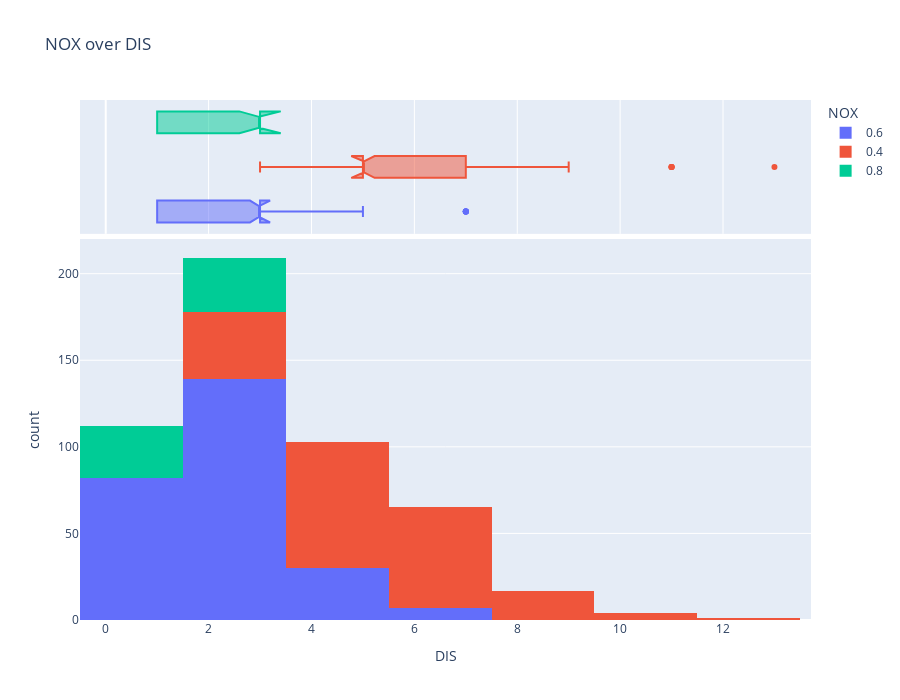

Notebook code cell kept with this figure:
### Markdown cell above
#### below graph shows dependency of nitric oxides concentration of distance in it, from which we can conclude that on

### Code cell
px.histogram(
    data[["NOX", "DIS"]],
    x="DIS",
    color="NOX",
    marginal="box",
    title="NOX over DIS",
    height=700,
)

### Figure 1 — Plotly figure (JSON) as saved in the notebook; plotly's stock layout.template omitted (floating-point values rounded to 4 significant figures; data arrays with more than 128 entries replaced by an {"elided": "..."} marker saying what was removed)
{"data": [{"alignmentgroup": "True", "bingroup": "x", "hovertemplate": "NOX=0.6<br>DIS=%{x}<br>count=%{y}<extra></extra>", "legendgroup": "0.6", "marker": {"color": "#636efa", "pattern": {"shape": ""}}, "name": "0.6", "offsetgroup": "0.6", "orientation": "v", "showlegend": true, "type": "histogram", "x": {"elided": "258 int values"}, "xaxis": "x", "yaxis": "y"}, {"alignmentgroup": "True", "hovertemplate": "NOX=0.6<br>DIS=%{x}<extra></extra>", "legendgroup": "0.6", "marker": {"color": "#636efa"}, "name": "0.6", "notched": true, "offsetgroup": "0.6", "showlegend": false, "type": "box", "x": {"elided": "258 int values"}, "xaxis": "x2", "yaxis": "y2"}, {"alignmentgroup": "True", "bingroup": "x", "hovertemplate": "NOX=0.4<br>DIS=%{x}<br>count=%{y}<extra></extra>", "legendgroup": "0.4", "marker": {"color": "#EF553B", "pattern": {"shape": ""}}, "name": "0.4", "offsetgroup": "0.4", "orientation": "v", "showlegend": true, "type": "histogram", "x": {"elided": "192 int values"}, "xaxis": "x", "yaxis": "y"}, {"alignmentgroup": "True", "hovertemplate": "NOX=0.4<br>DIS=%{x}<extra></extra>", "legendgroup": "0.4", "marker": {"color": "#EF553B"}, "name": "0.4", "notched": true, "offsetgroup": "0.4", "showlegend": false, "type": "box", "x": {"elided": "192 int values"}, "xaxis": "x2", "yaxis": "y2"}, {"alignmentgroup": "True", "bingroup": "x", "hovertemplate": "NOX=0.8<br>DIS=%{x}<br>count=%{y}<extra></extra>", "legendgroup": "0.8", "marker": {"color": "#00cc96", "pattern": {"shape": ""}}, "name": "0.8", "offsetgroup": "0.8", "orientation": "v", "showlegend": true, "type": "histogram", "x": [1, 1, 1, 1, 1, 1, 1, 1, 1, 1, 1, 1, 1, 1, 1, 1, 3, 3, 3, 3, 3, 3, 3, 1, 1, 1, 1, 1, 1, 1, 3, 3, 3, 3, 1, 1, 1, 1, 3, 3, 1, 1, 1, 3, 3, 3, 3, 3, 3, 3, 3, 3, 3, 3, 3, 3, 3, 3, 3, 3, 3], "xaxis": "x", "yaxis": "y"}, {"alignmentgroup": "True", "hovertemplate": "NOX=0.8<br>DIS=%{x}<extra></extra>", "legendgroup": "0.8", "marker": {"color": "#00cc96"}, "name": "0.8", "notched": true, "offsetgroup": "0.8", "showlegend": false, "type": "box", "x": [1, 1, 1, 1, 1, 1, 1, 1, 1, 1, 1, 1, 1, 1, 1, 1, 3, 3, 3, 3, 3, 3, 3, 1, 1, 1, 1, 1, 1, 1, 3, 3, 3, 3, 1, 1, 1, 1, 3, 3, 1, 1, 1, 3, 3, 3, 3, 3, 3, 3, 3, 3, 3, 3, 3, 3, 3, 3, 3, 3, 3], "xaxis": "x2", "yaxis": "y2"}], "layout": {"barmode": "relative", "height": 700, "legend": {"title": {"text": "NOX"}, "tracegroupgap": 0}, "title": {"text": "NOX over DIS"}, "xaxis": {"anchor": "y", "domain": [0, 1], "title": {"text": "DIS"}}, "xaxis2": {"anchor": "y2", "domain": [0, 1], "matches": "x", "showgrid": true, "showticklabels": false}, "yaxis": {"anchor": "x", "domain": [0, 0.7326], "title": {"text": "count"}}, "yaxis2": {"anchor": "x2", "domain": [0.7426, 1], "matches": "y2", "showgrid": false, "showline": false, "showticklabels": false, "ticks": ""}}}
